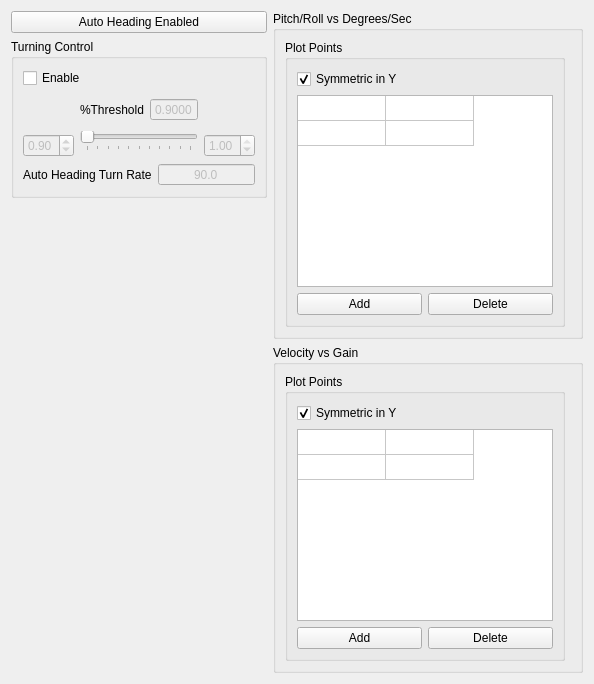
      <widget class="QWidget" name="tab_6">
       <attribute name="title">
        <string>Turning</string>
       </attribute>
       <layout class="QHBoxLayout" name="horizontalLayout_58" stretch="0,5">
        <item>
         <layout class="QVBoxLayout" name="verticalLayout_29">
          <item>
           <widget class="QPushButton" name="headingStatusButton">
            <property name="text">
             <string>Auto Heading Enabled</string>
            </property>
           </widget>
          </item>
          <item>
           <widget class="QGroupBox" name="groupBox_15">
            <property name="enabled">
             <bool>true</bool>
            </property>
            <property name="toolTip">
             <string/>
            </property>
            <property name="title">
             <string>Turning Control</string>
            </property>
            <layout class="QVBoxLayout" name="verticalLayout_25">
             <item>
              <widget class="QCheckBox" name="thresholdTurningEnabled">
               <property name="text">
                <string>Enable</string>
               </property>
              </widget>
             </item>
             <item>
              <layout class="QHBoxLayout" name="horizontalLayout_62">
               <item>
                <layout class="QVBoxLayout" name="verticalLayout_33">
                 <item>
                  <spacer name="verticalSpacer_6">
                   <property name="orientation">
                    <enum>Qt::Vertical</enum>
                   </property>
                   <property name="sizeType">
                    <enum>QSizePolicy::Minimum</enum>
                   </property>
                   <property name="sizeHint" stdset="0">
                    <size>
                     <width>20</width>
                     <height>40</height>
                    </size>
                   </property>
                  </spacer>
                 </item>
                 <item>
                  <widget class="QDoubleSpinBox" name="minThresholdScale">
                   <property name="enabled">
                    <bool>false</bool>
                   </property>
                   <property name="maximum">
                    <double>1.000000000000000</double>
                   </property>
                   <property name="singleStep">
                    <double>0.010000000000000</double>
                   </property>
                   <property name="value">
                    <double>0.900000000000000</double>
                   </property>
                  </widget>
                 </item>
                </layout>
               </item>
               <item>
                <layout class="QVBoxLayout" name="verticalLayout_24">
                 <item>
                  <layout class="QHBoxLayout" name="horizontalLayout_46">
                   <item>
                    <widget class="QLabel" name="label_36">
                     <property name="text">
                      <string>%Threshold</string>
                     </property>
                    </widget>
                   </item>
                   <item>
                    <widget class="QDoubleSpinBox" name="thresholdWeight">
                     <property name="enabled">
                      <bool>false</bool>
                     </property>
                     <property name="alignment">
                      <set>Qt::AlignCenter</set>
                     </property>
                     <property name="buttonSymbols">
                      <enum>QAbstractSpinBox::NoButtons</enum>
                     </property>
                     <property name="decimals">
                      <number>4</number>
                     </property>
                     <property name="maximum">
                      <double>1.000000000000000</double>
                     </property>
                     <property name="singleStep">
                      <double>0.010000000000000</double>
                     </property>
                     <property name="value">
                      <double>0.900000000000000</double>
                     </property>
                    </widget>
                   </item>
                  </layout>
                 </item>
                 <item>
                  <widget class="QSlider" name="thresholdTurningSlider">
                   <property name="enabled">
                    <bool>false</bool>
                   </property>
                   <property name="maximum">
                    <number>100</number>
                   </property>
                   <property name="value">
                    <number>0</number>
                   </property>
                   <property name="sliderPosition">
                    <number>0</number>
                   </property>
                   <property name="orientation">
                    <enum>Qt::Horizontal</enum>
                   </property>
                   <property name="tickPosition">
                    <enum>QSlider::TicksBelow</enum>
                   </property>
                  </widget>
                 </item>
                </layout>
               </item>
               <item>
                <layout class="QVBoxLayout" name="verticalLayout_34">
                 <item>
                  <spacer name="verticalSpacer_7">
                   <property name="orientation">
                    <enum>Qt::Vertical</enum>
                   </property>
                   <property name="sizeType">
                    <enum>QSizePolicy::Minimum</enum>
                   </property>
                   <property name="sizeHint" stdset="0">
                    <size>
                     <width>20</width>
                     <height>40</height>
                    </size>
                   </property>
                  </spacer>
                 </item>
                 <item>
                  <widget class="QDoubleSpinBox" name="maxThresholdScale">
                   <property name="enabled">
                    <bool>false</bool>
                   </property>
                   <property name="maximum">
                    <double>1.000000000000000</double>
                   </property>
                   <property name="singleStep">
                    <double>0.010000000000000</double>
                   </property>
                   <property name="value">
                    <double>1.000000000000000</double>
                   </property>
                  </widget>
                 </item>
                </layout>
               </item>
              </layout>
             </item>
             <item>
              <layout class="QHBoxLayout" name="horizontalLayout_67">
               <item>
                <widget class="QLabel" name="label_37">
                 <property name="text">
                  <string>Auto Heading Turn Rate</string>
                 </property>
                </widget>
               </item>
               <item>
                <widget class="QDoubleSpinBox" name="autoHeadingTurnRate">
                 <property name="enabled">
                  <bool>false</bool>
                 </property>
                 <property name="alignment">
                  <set>Qt::AlignCenter</set>
                 </property>
                 <property name="buttonSymbols">
                  <enum>QAbstractSpinBox::NoButtons</enum>
                 </property>
                 <property name="decimals">
                  <number>1</number>
                 </property>
                 <property name="minimum">
                  <double>0.100000000000000</double>
                 </property>
                 <property name="maximum">
                  <double>1000.000000000000000</double>
                 </property>
                 <property name="singleStep">
                  <double>1.000000000000000</double>
                 </property>
                 <property name="value">
                  <double>90.000000000000000</double>
                 </property>
                </widget>
               </item>
              </layout>
             </item>
            </layout>
           </widget>
          </item>
          <item>
           <spacer name="verticalSpacer_11">
            <property name="orientation">
             <enum>Qt::Vertical</enum>
            </property>
            <property name="sizeHint" stdset="0">
             <size>
              <width>20</width>
              <height>40</height>
             </size>
            </property>
           </spacer>
          </item>
         </layout>
        </item>
        <item>
         <layout class="QVBoxLayout" name="verticalLayout_32">
          <item>
           <widget class="QGroupBox" name="groupBox_17">
            <property name="title">
             <string>Pitch/Roll vs Degrees/Sec</string>
            </property>
            <layout class="QHBoxLayout" name="horizontalLayout_57" stretch="0,10">
             <item>
              <widget class="QGroupBox" name="groupBox_7">
               <property name="title">
                <string>Plot Points</string>
               </property>
               <layout class="QVBoxLayout" name="verticalLayout_27">
                <item>
                 <widget class="QCheckBox" name="plotSymmetricCheckBox">
                  <property name="text">
                   <string>Symmetric in Y</string>
                  </property>
                  <property name="checked">
                   <bool>true</bool>
                  </property>
                 </widget>
                </item>
                <item>
                 <layout class="QVBoxLayout" name="verticalLayout_26">
                  <item>
                   <widget class="QTableWidget" name="plotTableWidget">
                    <property name="rowCount">
                     <number>2</number>
                    </property>
                    <property name="columnCount">
                     <number>2</number>
                    </property>
                    <attribute name="horizontalHeaderVisible">
                     <bool>false</bool>
                    </attribute>
                    <attribute name="horizontalHeaderCascadingSectionResizes">
                     <bool>false</bool>
                    </attribute>
                    <attribute name="horizontalHeaderDefaultSectionSize">
                     <number>88</number>
                    </attribute>
                    <attribute name="horizontalHeaderStretchLastSection">
                     <bool>false</bool>
                    </attribute>
                    <attribute name="verticalHeaderVisible">
                     <bool>false</bool>
                    </attribute>
                    <attribute name="verticalHeaderDefaultSectionSize">
                     <number>25</number>
                    </attribute>
                    <attribute name="verticalHeaderStretchLastSection">
                     <bool>false</bool>
                    </attribute>
                    <row/>
                    <row/>
                    <column/>
                    <column/>
                   </widget>
                  </item>
                  <item>
                   <layout class="QHBoxLayout" name="horizontalLayout_47">
                    <item>
                     <widget class="QPushButton" name="addRowButton">
                      <property name="text">
                       <string>Add</string>
                      </property>
                     </widget>
                    </item>
                    <item>
                     <widget class="QPushButton" name="deleteRowButton">
                      <property name="text">
                       <string>Delete</string>
                      </property>
                     </widget>
                    </item>
                   </layout>
                  </item>
                 </layout>
                </item>
               </layout>
              </widget>
             </item>
             <item>
              <widget class="QStackedWidget" name="ratioDisplayWidget">
               <widget class="QWidget" name="page_5"/>
               <widget class="QWidget" name="page_6"/>
              </widget>
             </item>
            </layout>
           </widget>
          </item>
          <item>
           <widget class="QGroupBox" name="groupBox_18">
            <property name="title">
             <string>Velocity vs Gain</string>
            </property>
            <layout class="QHBoxLayout" name="horizontalLayout_56" stretch="0,10">
             <item>
              <widget class="QGroupBox" name="groupBox_9">
               <property name="title">
                <string>Plot Points</string>
               </property>
               <layout class="QVBoxLayout" name="verticalLayout_30">
                <item>
                 <widget class="QCheckBox" name="plotSymmetricCheckBox_2">
                  <property name="text">
                   <string>Symmetric in Y</string>
                  </property>
                  <property name="checked">
                   <bool>true</bool>
                  </property>
                 </widget>
                </item>
                <item>
                 <layout class="QVBoxLayout" name="verticalLayout_31">
                  <item>
                   <widget class="QTableWidget" name="plotVelocityTableWidget">
                    <property name="rowCount">
                     <number>2</number>
                    </property>
                    <property name="columnCount">
                     <number>2</number>
                    </property>
                    <attribute name="horizontalHeaderVisible">
                     <bool>false</bool>
                    </attribute>
                    <attribute name="horizontalHeaderCascadingSectionResizes">
                     <bool>false</bool>
                    </attribute>
                    <attribute name="horizontalHeaderDefaultSectionSize">
                     <number>88</number>
                    </attribute>
                    <attribute name="horizontalHeaderStretchLastSection">
                     <bool>false</bool>
                    </attribute>
                    <attribute name="verticalHeaderVisible">
                     <bool>false</bool>
                    </attribute>
                    <attribute name="verticalHeaderDefaultSectionSize">
                     <number>25</number>
                    </attribute>
                    <attribute name="verticalHeaderStretchLastSection">
                     <bool>false</bool>
                    </attribute>
                    <row/>
                    <row/>
                    <column/>
                    <column/>
                   </widget>
                  </item>
                  <item>
                   <layout class="QHBoxLayout" name="horizontalLayout_48">
                    <item>
                     <widget class="QPushButton" name="addRowButton_2">
                      <property name="text">
                       <string>Add</string>
                      </property>
                     </widget>
                    </item>
                    <item>
                     <widget class="QPushButton" name="deleteRowButton_2">
                      <property name="text">
                       <string>Delete</string>
                      </property>
                     </widget>
                    </item>
                   </layout>
                  </item>
                 </layout>
                </item>
               </layout>
              </widget>
             </item>
             <item>
              <widget class="QStackedWidget" name="velocityDisplayWidget">
               <widget class="QWidget" name="page_7"/>
               <widget class="QWidget" name="page_8"/>
              </widget>
             </item>
            </layout>
           </widget>
          </item>
         </layout>
        </item>
       </layout>
      </widget>
